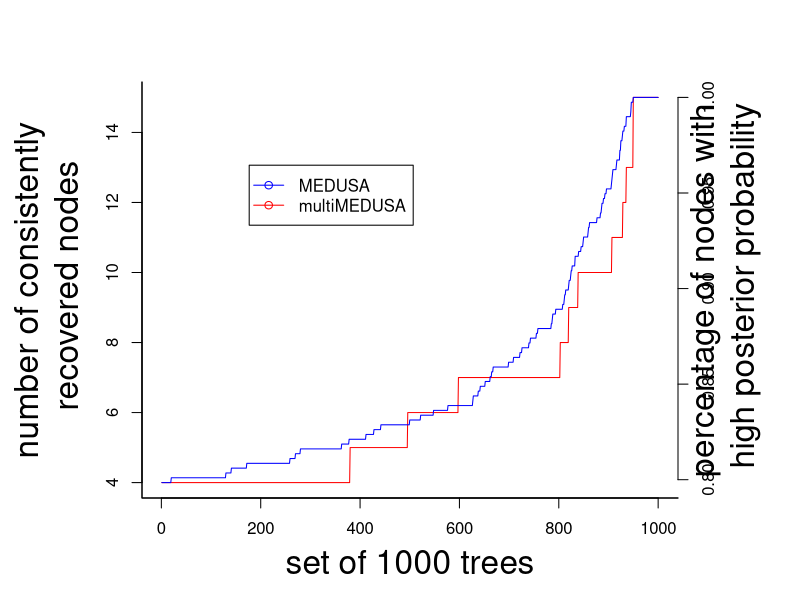
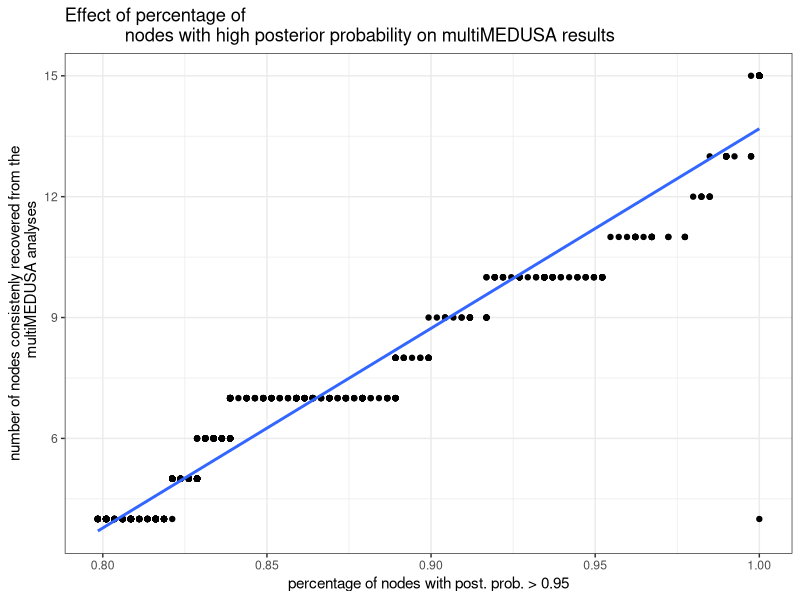

The R source for these figures, in order:
# This code plots for each of the set of 1000 trees:
# * the percentage of node splits with hight posterior probability (> 0.95)
# * the number of nodes consistenly recovered across the set of 1000 trees, which 
#   is the number of node splits found in more than 950 trees.
library(ggplot2)

multimedusa <- read.csv("output/multimedusa_output.csv", header=FALSE)
medusa      <- read.csv("output/percentage_nodes_high_post_prob.csv", header=FALSE)

png(filename="figures/plot_medusa_multimedusa_tests.png")
par(bty="l", cex.main=2, cex.lab=2)
par(mar=c(5,7,4,6)+0.1)

plot(multimedusa$V1, multimedusa$V2, col="red", type="l", xlab="set of 1000 trees",
      ylab="number of consistently\n recovered nodes")

par(new=TRUE)
plot(medusa$V1, medusa$V2, col="blue", type="l", xaxt="n", yaxt="n", xlab="", ylab="")
axis(4)
mtext("percentage of nodes with\n high posterior probability", side=4, line=3, cex=2)
legend("topleft", legend=c("MEDUSA","multiMEDUSA"), lty=1, pch=1, col=c("blue","red"), inset=0.2)

dev.off()


## plot percentage of good nodes versus consistently recovered nodes
par(new=TRUE)
png(filename="figures/plot_medusa_multimedusa_tests_2.png")
data <- as.data.frame(cbind(medusa$V2, multimedusa$V2))
p <- qplot(data$V1, data$V2, geom="point",  main="Effect of percentage of
            nodes with high posterior probability on multiMEDUSA results",
            xlab="percentage of nodes with post. prob. > 0.95",
            ylab="number of nodes consistenly recovered from the
            multiMEDUSA analyses")
p + geom_smooth(method="lm", se=FALSE, aes(data$V1)) + theme_bw()
dev.off()
